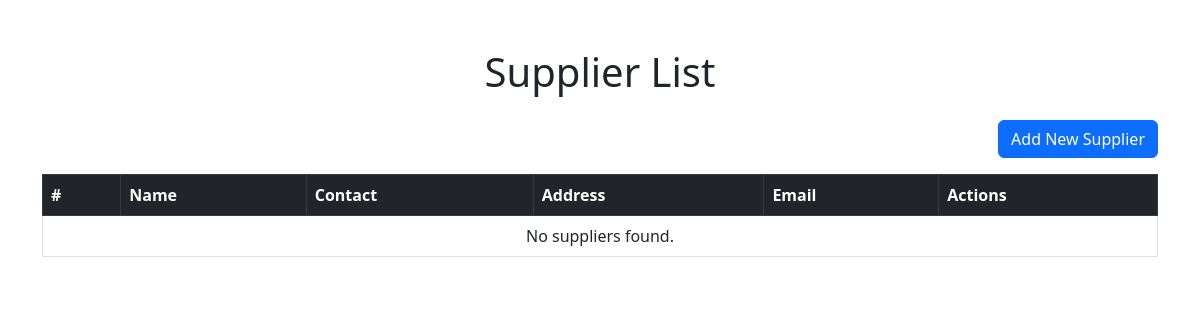
Before: /Inventory/supplier/list/ with the older database file.
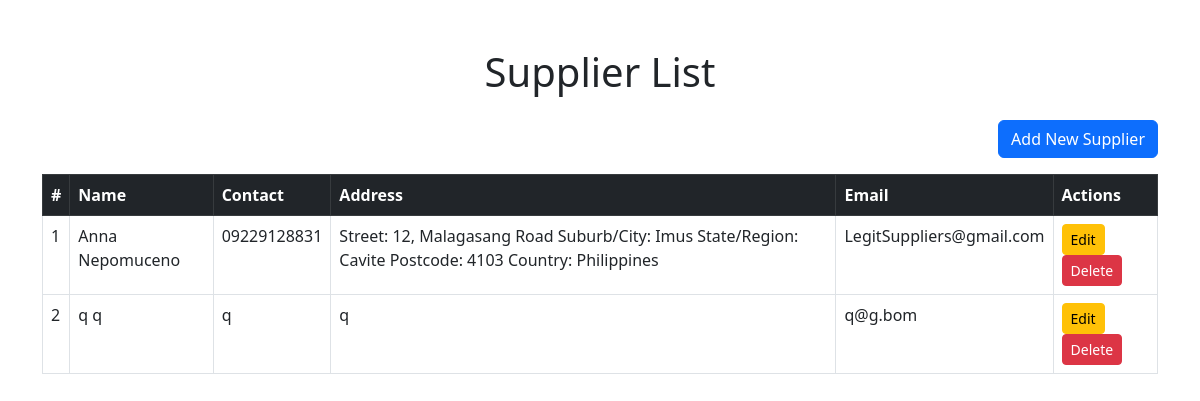
After: the same page with the newer database file.
### Inventory/models.py (models this page shows, shortened)
class Supplier(models.Model):
    SupplierId = models.AutoField(primary_key=True)
    FirstName = models.CharField(max_length=100)
    LastName = models.CharField(max_length=100)
    Email = models.EmailField()
    Phone = models.CharField(max_length=15)
    Address = models.TextField(max_length=255)
    Description = models.TextField(max_length=255)

### Inventory/views.py (the view)
# urls.py: path('supplier/list/', views.supplier_list, name='supplier_list'),
def supplier_list(request):
    suppliers = Supplier.objects.all()  # Fetch all suppliers
    return render(request, 'inventory/supplier_list.html', {'suppliers': suppliers})

### Inventory/templates/Inventory/supplier_list.html (shortened to what this page needs)
<!DOCTYPE html>
<html lang="en">
<head>
    <link rel="stylesheet" href="https://cdn.jsdelivr.net/npm/bootstrap@5.3.0-alpha1/dist/css/bootstrap.min.css">
</head>
<body>
    <div class="container mt-5">
        <h1 class="text-center mb-4">Supplier List</h1>
        <div class="d-flex justify-content-end mb-3">
            <a href="{% url 'create_supplier' %}" class="btn btn-primary">Add New Supplier</a>
        </div>
        <table class="table table-bordered table-hover">
            <thead class="table-dark">
                <tr>
                    <th>#</th>
                    <th>Name</th>
                    <th>Contact</th>
                    <th>Address</th>
                    <th>Email</th>
                    <th>Actions</th>
                </tr>
            </thead>
            <tbody>
                {% for supplier in suppliers %}
                    <tr>
                        <td>{{ forloop.counter }}</td>
                        <td>{{ supplier.FirstName }} {{ supplier.LastName }}</td>
                        <td>{{ supplier.Phone }}</td>
                        <td>{{ supplier.Address }}</td>
                        <td>{{ supplier.Email }}</td>
                        <td>
                            {% if supplier.SupplierId %}
                                <a href="{% url 'update_supplier' supplier.SupplierId %}" class="btn btn-warning btn-sm">Edit</a>
                                <a href="{% url 'delete_supplier' supplier.SupplierId %}" class="btn btn-danger btn-sm"
                                   onclick="return confirm('Are you sure you want to delete this supplier?');">Delete</a>
                            {% else %}
                                <span class="text-muted">No Actions Available</span>
                            {% endif %}
                        </td>
                    </tr>
                {% empty %}
                    <tr>
                        <td colspan="6" class="text-center">No suppliers found.</td>
                    </tr>
                {% endfor %}
            </tbody>
        </table>
    </div>
</body>
</html>

Changed rows visible on the page:
added Supplier: FirstName "Anna", LastName "Nepomuceno", Phone "09229128831", Address "Street: 12, Malagasang Road Suburb/City: Imus State/Region: Cavite Postcode: 4103 Country: Philippines", Email "LegitSuppliers@gmail.com", shows "Edit"
added Supplier: FirstName "q", LastName "q", Phone "q", Address "q", Email "q@g.bom", shows "Edit"
Other visible differences:
text no longer shown: "No suppliers found."
